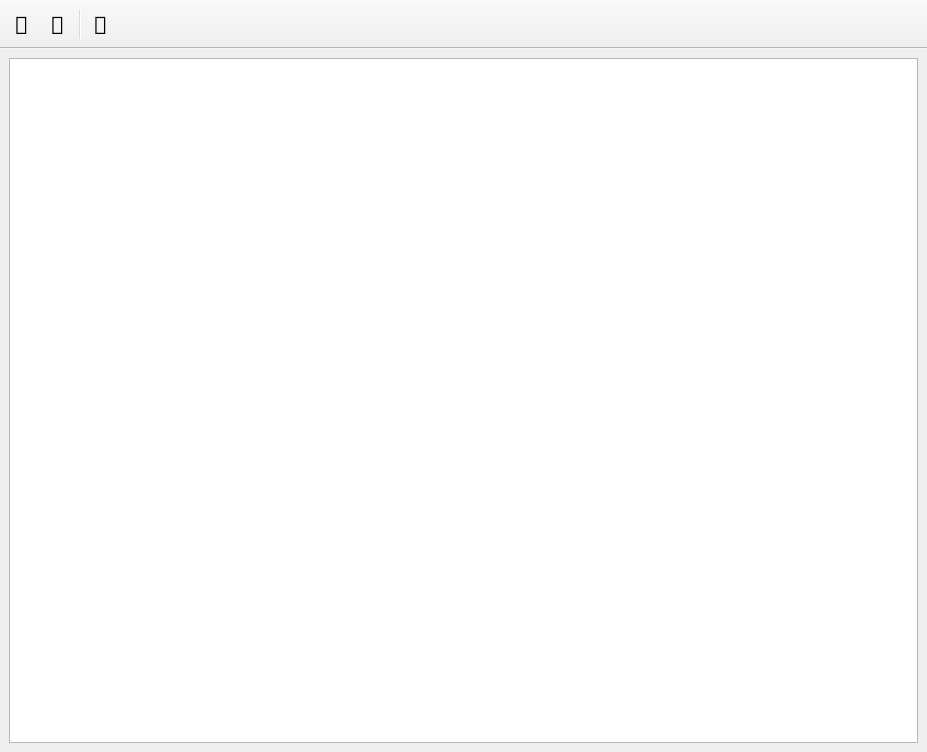
<?xml version="1.0" encoding="UTF-8"?>
<ui version="4.0">
 <author>GeometryFactory</author>
 <class>MainWindow</class>
 <widget class="QMainWindow" name="MainWindow">
  <property name="geometry">
   <rect>
    <x>0</x>
    <y>0</y>
    <width>927</width>
    <height>752</height>
   </rect>
  </property>
  <property name="windowTitle">
   <string>Convex Decomposition</string>
  </property>
  <widget class="QWidget" name="centralWidget">
   <layout class="QGridLayout">
    <item row="0" column="0">
     <widget class="QGraphicsView" name="graphicsView">
      <property name="mouseTracking">
       <bool>true</bool>
      </property>
      <property name="focusPolicy">
       <enum>Qt::StrongFocus</enum>
      </property>
      <property name="verticalScrollBarPolicy">
       <enum>Qt::ScrollBarAlwaysOff</enum>
      </property>
      <property name="horizontalScrollBarPolicy">
       <enum>Qt::ScrollBarAlwaysOff</enum>
      </property>
      <property name="transformationAnchor">
       <enum>QGraphicsView::NoAnchor</enum>
      </property>
     </widget>
    </item>
   </layout>
  </widget>
  <widget class="QToolBar" name="toolBar">
   <property name="windowTitle">
    <string>toolBar</string>
   </property>
   <property name="movable">
    <bool>false</bool>
   </property>
   <property name="floatable">
    <bool>true</bool>
   </property>
   <attribute name="toolBarArea">
    <enum>TopToolBarArea</enum>
   </attribute>
   <attribute name="toolBarBreak">
    <bool>false</bool>
   </attribute>
   <addaction name="actionPrev"/>
   <addaction name="actionNext"/>
   <addaction name="separator"/>
   <addaction name="actionToggleEdges"/>
  </widget>
  <action name="actionNext">
   <property name="text">
    <string></string>
   </property>
   <property name="toolTip">
    <string>Next</string>
   </property>
   <property name="font">
    <font>
     <family>FontAwesome</family>
     <pointsize>18</pointsize>
    </font>
   </property>
   <property name="shortcut">
    <string>N</string>
   </property>
  </action>
  <action name="actionPrev">
   <property name="text">
    <string></string>
   </property>
   <property name="toolTip">
    <string>Previous</string>
   </property>
   <property name="font">
    <font>
     <family>FontAwesome</family>
     <pointsize>18</pointsize>
    </font>
   </property>
   <property name="shortcut">
    <string>P</string>
   </property>
  </action>
  <action name="actionToggleEdges">
   <property name="text">
    <string></string>
   </property>
   <property name="toolTip">
    <string>Toggle Edges</string>
   </property>
   <property name="font">
    <font>
     <family>FontAwesome</family>
     <pointsize>18</pointsize>
    </font>
   </property>
   <property name="shortcut">
    <string>V</string>
   </property>
  </action>
 </widget>
 <resources/>
 <connections/>
</ui>
